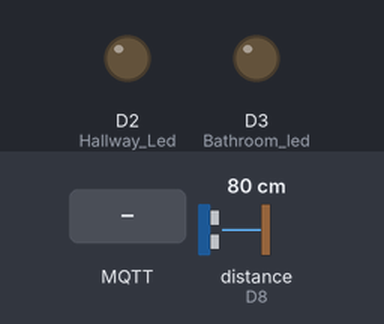
A sketch run on a simulated Arduino Nano 33 IoT. On the bench: output pins drawn as LEDs (lit = HIGH). Wiring (inferred from the names in the program): ultrasonic range finder: trigger D7; echo D8. Inputs (shaded band) come from the test bench; at power-on: distance to the obstacle (sensor on D8) 80 cm. The echo pulse lasts 58.3 µs per cm; WiFi joins after 1.5 s; servers stay silent unless stated; random numbers use the default seed unless the sketch sets one; no MQTT or app messages arrive unless stated; pins used as bus, display or sensor lines are not drawn; what the sketch prints to the serial monitor is not drawn.

Above: at 2.7 s.
2.8 s: MQTT message "ES/Wave" arrives on the first subscribed topic
At 4.1 s:
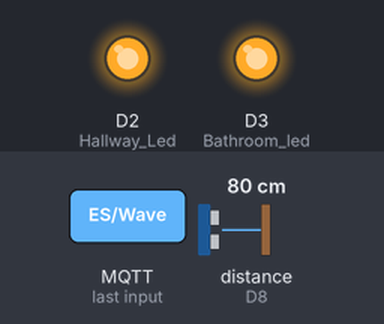
4.4 s: distance to the obstacle (sensor on D8) set to 34 cm
5.9 s: distance to the obstacle (sensor on D8) set to 28 cm
Timing chart, 0 to 8.9 s (numbered marks = the images above; inputs shaded):
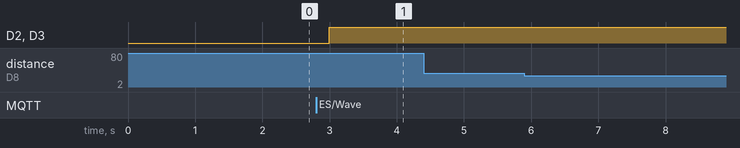

Measured:
- after the input at 2.8 s, D2 (Hallway_Led), D3 (Bathroom_led): LOW → HIGH after 0.19 s
- after the input at 4.4 s, every drawn part: stays the same
- after the input at 5.9 s, every drawn part: stays the same

The sketch:

3.2C.ino
```cpp
#include <WiFiNINA.h>
#include <PubSubClient.h>

// Wi-Fi details
char ssid[] = "Parul";
char pass[] = "aadvik2605";

// MQTT details
const char* mqtt_server = "broker.emqx.io";
const int mqtt_port = 1883;

// Pin numbers
const int trig_Pin = 7;
const int echo_Pin = 8;

const int Hallway_Led = 2;
const int Bathroom_led = 3;

// Wi-Fi and MQTT
WiFiClient wifiClient;
PubSubClient client(wifiClient);


// This runs when a message is received
void callback(char* topic, byte* payload, unsigned int length) {

  Serial.print("Message received on topic: ");
  Serial.println(topic);

  Serial.print("Message: ");

  for (int i = 0; i < length; i++) {
    Serial.print((char)payload[i]);
  }

  Serial.println();


  // Wave turns both LEDs on
  if (strcmp(topic, "ES/Wave") == 0) {

    digitalWrite(Hallway_Led, HIGH);
    digitalWrite(Bathroom_led, HIGH);

    Serial.println("Both LEDs ON");
  }


  // Pat turns both LEDs off
  if (strcmp(topic, "ES/Pat") == 0) {

    digitalWrite(Hallway_Led, LOW);
    digitalWrite(Bathroom_led, LOW);

    Serial.println("Both LEDs OFF");
  }
}


// Setup starts here
void setup() {

  Serial.begin(9600);

  // Set LED pins
  pinMode(Hallway_Led, OUTPUT);
  pinMode(Bathroom_led, OUTPUT);

  digitalWrite(Hallway_Led, LOW);
  digitalWrite(Bathroom_led, LOW);

  // Set sensor pins
  pinMode(trig_Pin, OUTPUT);
  pinMode(echo_Pin, INPUT);


  // Connect to Wi-Fi
  Serial.print("Connecting to Wi-Fi");

  while (WiFi.begin(ssid, pass) != WL_CONNECTED) {
    delay(2000);
    Serial.print(".");
  }

  Serial.println();
  Serial.println("Wi-Fi connected!");


  // Connect to MQTT
  client.setServer(mqtt_server, mqtt_port);
  client.setCallback(callback);

  connectMQTT();
}


// Main program
void loop() {

  if (!client.connected()) {
    connectMQTT();
  }

  client.loop();


  // Send signal from sensor
  digitalWrite(trig_Pin, LOW);
  delayMicroseconds(2);

  digitalWrite(trig_Pin, HIGH);
  delayMicroseconds(10);
  digitalWrite(trig_Pin, LOW);


  // Read the echo
  long duration = pulseIn(echo_Pin, HIGH, 30000);


  // Check if sensor got no signal
  if (duration == 0) {
    Serial.println("No echo received");
    delay(500);
    return;
  }


  // Calculate distance
  float distance = duration * 0.0343 / 2;

  Serial.print("Distance: ");
  Serial.print(distance);
  Serial.println(" cm");


  // Detect a wave
  if (distance >= 10 && distance <= 30) {

    Serial.println("Wave detected!");

    client.publish("ES/Wave", "Parul");

    delay(2000);
  }


  // Detect a pat
  if (distance > 0 && distance < 10) {

    Serial.println("Pat detected!");

    client.publish("ES/Pat", "Parul");

    delay(2000);
  }

  delay(200);
}


// Connect to MQTT
void connectMQTT() {

  Serial.print("Connecting to MQTT...");

  while (!client.connected()) {

    String clientID = "ArduinoNano33IoT-";
    clientID += String(random(0xffff), HEX);


    if (client.connect(clientID.c_str())) {

      Serial.println("connected!");

      // Subscribe to both topics
      client.subscribe("ES/Wave");
      client.subscribe("ES/Pat");

    }
    else {

      Serial.print("failed, rc=");
      Serial.print(client.state());
      Serial.println(" trying again...");

      delay(2000);
    }
  }
}
```
